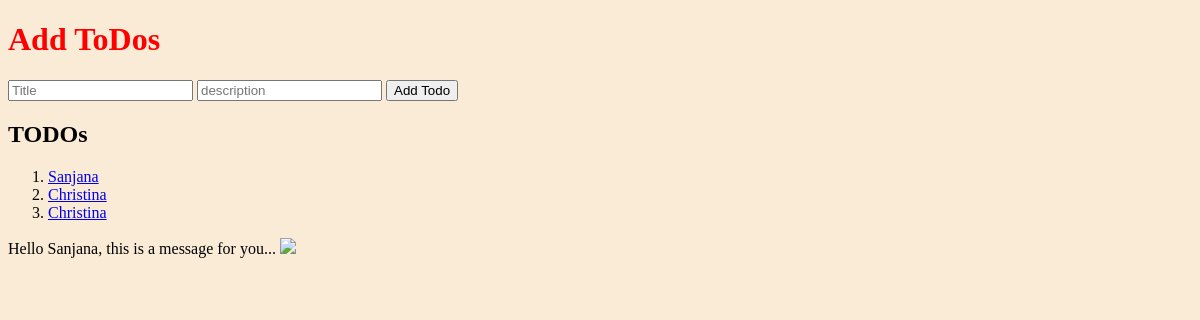
The app's page /, older data.
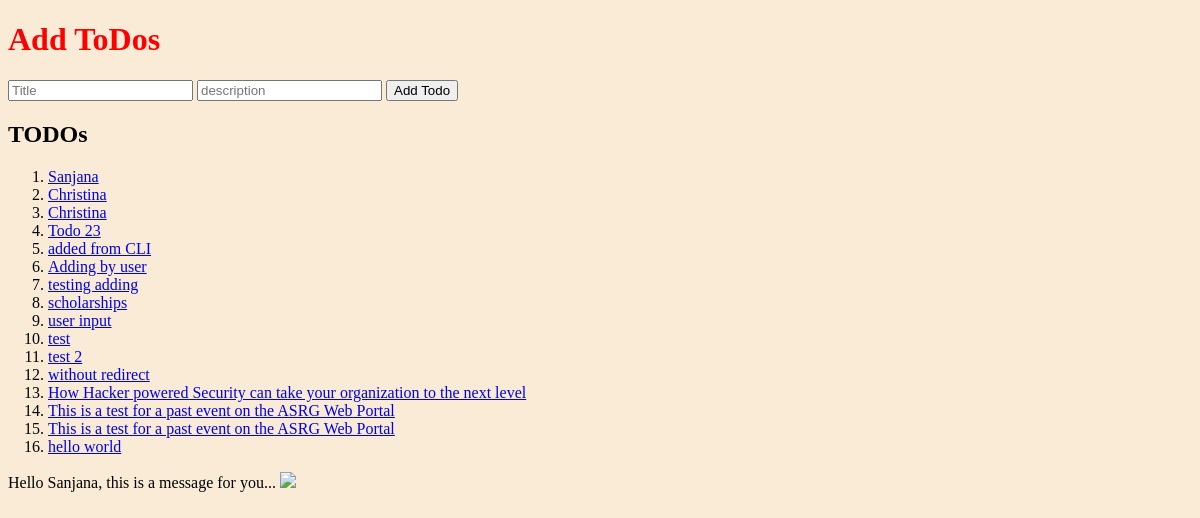
The same page, newer data.
### myapp/models.py (models this page shows, shortened)
class Todo(models.Model):
    title = models.CharField(max_length=50, null=False)
    description = models.CharField(max_length=150, null=False)

### myapp/views.py (the view)
# urls.py: path('', homepageview, name='home'),
def homepageview(request):
    context = {}
    if request.POST:
        title = request.POST.get('title')
        description = request.POST.get('desc')
        if (title and description):
            todo = Todo(title=title, description=description)
            todo.save()
    todos = Todo.objects.all()
    context['works'] = todos
    context['message'] = "Hello Sanjana, this is a message for you..."
    return render(request, 'index.html', context)

### templates/index.html (shortened to what this page needs)
{% extends 'base.html' %}
{% load static %}
{% block body %}
<h1>Add ToDos</h1>
        <form method="POST">
                <input type="text" name='title' placeholder="Title">
                <input type="text" name="desc" placeholder="description">
                <button type="submit">Add Todo</button>
        </form>
        <h2> TODOs</h2>
        <ol>
            {% for todo in works %}
            <li><a href="{% url 'detail' todo.id %}">{{ todo.title }} </a></li>
            {% endfor %}
        </ol>
        {{ message }}
        <img src="{% static 'img/dice.jpg' %}">
{% endblock body %}

### templates/base.html (shortened to what this page needs)
{% load static %}
<!DOCTYPE html>
<html lang="en">
<head>
    <link rel="stylesheet" href="{% static 'css/main.css' %}">
</head>
<body>
{% block body %}
{% endblock body %}
</body>
</html>

### static/css/main.css (style rules this page uses)
body { background-color: antiquewhite; }

### templates/base.html (style rules this page uses)
h1 { color: red; }

Row changes from the older to the newer data that the page shows:
added Todo: title "Todo 23"
added Todo: title "added from CLI"
added Todo: title "Adding by user"
added Todo: title "testing adding"
added Todo: title "scholarships"
added Todo: title "user input"
added Todo: title "test"
added Todo: title "test 2"
added Todo: title "without redirect"
added Todo: title "How Hacker powered Security can take your organization to the next level"
added Todo: title "This is a test for a past event on the ASRG Web Portal"
added Todo: title "This is a test for a past event on the ASRG Web Portal"
added Todo: title "hello world"
